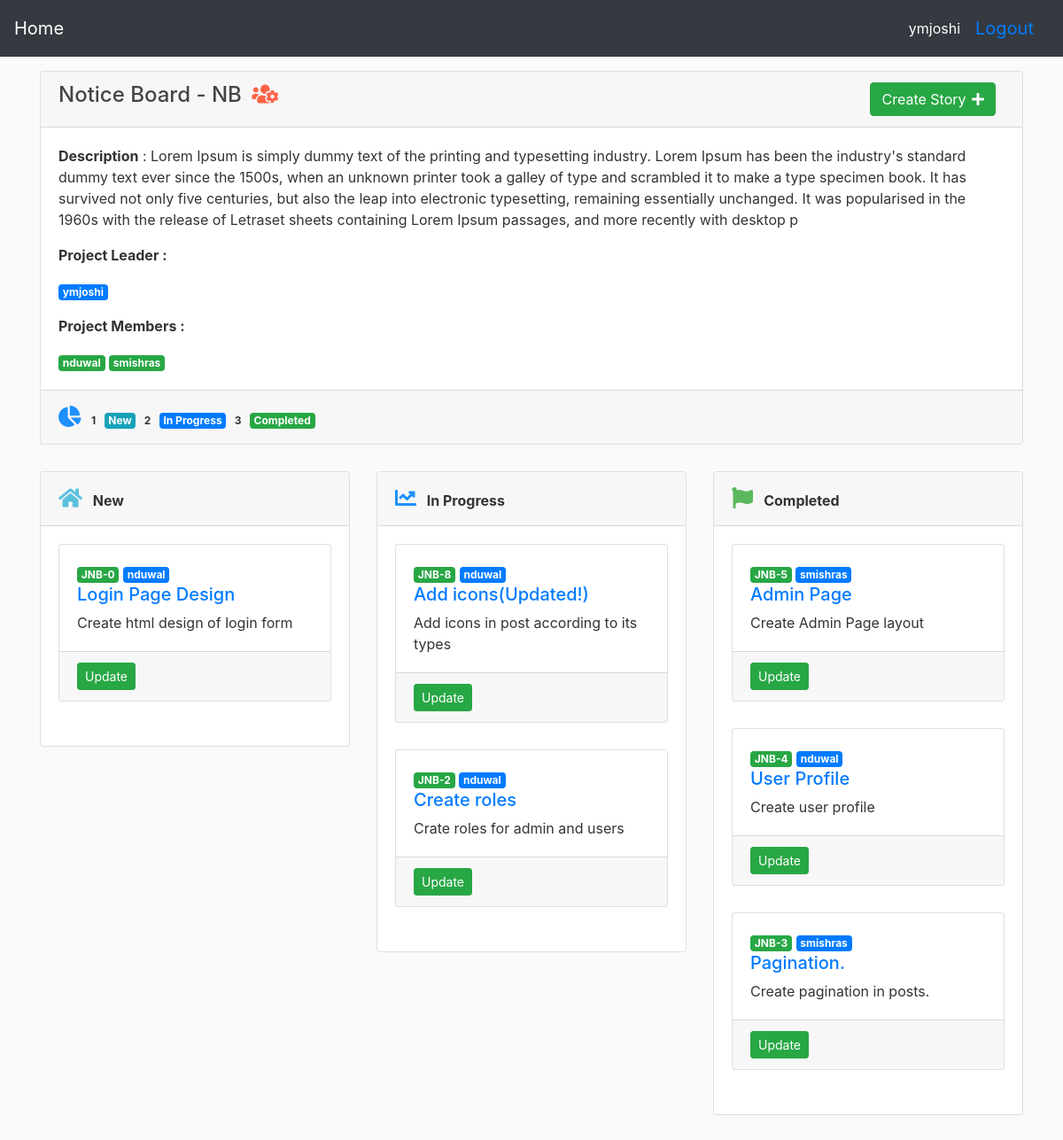
/project/3/ (signed in), run on the app's committed database.
### dashboard/models.py (models this page shows, shortened)
class Project(models.Model):
	code = models.CharField(max_length=10, unique=True)
	name = models.CharField(max_length=50)
	description = models.CharField(max_length=500)
	sequence = models.IntegerField()
	users = models.ManyToManyField(User, through = 'Assign')

class Status(models.Model):
	code = models.IntegerField(unique=True)
	description = models.CharField(max_length=20)

class Story(models.Model):
	sr_id = models.CharField(max_length=20)
	title = models.CharField(max_length=50)
	description = models.CharField(max_length=200)
	assigned_by = models.ForeignKey(User, on_delete=models.CASCADE, related_name = "assigner")
	assigned_to = models.ForeignKey(User, on_delete=models.CASCADE, related_name = "assignee")
	project = models.ForeignKey(Project, on_delete=models.CASCADE)
	status = models.ForeignKey(Status, on_delete=models.CASCADE)

### dashboard/views.py (the view)
# urls.py: path('project/<int:pk>/', views.project_detail, name='project-detail'),
@login_required
@user_passes_test(superuser_check, login_url = '/admin')
def project_detail(request, pk):
	get_object_or_404(Project, pk= pk)
	user = request.user
	project = get_object_or_404(user.project_set, pk= pk)
	role = user.assign_set.get(project = project).role
	is_project_leader = False
	if check_project_leader(role):
		is_project_leader = True
	associated_users = project.users.all().order_by("username")
	project_members =[]
	project_leader = []
	for associated_user in associated_users:
		role = associated_user.assign_set.get(project=project).role
		if check_project_leader(role):
			project_leader.append(associated_user)
		else:
			project_members.append(associated_user)
	status_list = groupby_status(user, project)
	if is_project_leader:
		all_stories = Story.objects.filter(project = project).order_by('-sr_id')
		pass
	else:
		all_stories = Story.objects.filter(project = project, assigned_to=user).order_by('-sr_id')
		pass
	status = Status.objects.all().order_by("code")
	status_count = status.count()
	stories_list = []
	for status in status:
		stories_qset = all_stories.filter(status = status.pk)
		stories_list.append({"status_code":status.code,'count':stories_qset.count(),'status_description':status.description ,'stories_qset':stories_qset})
	context = {	'project': project,
				'project_leader':project_leader,
				'project_members':project_members,
				'status_list':status_list,
				'is_project_leader':is_project_leader,
				'stories_list': stories_list,
				'status_count':status_count}
	return render(request, 'dashboard/project-detail.html', context)

### dashboard/views.py (called while the page is built)
def superuser_check(user):
	if user.is_superuser:
		return False
	return True

def check_project_leader(role):
	if role.code == 0:
		return True
	return False

def groupby_status(user, project):
	role = get_role(user, project)
	if check_project_leader(role):
		project.count_qset = Story.objects.filter(project = project).values('status').annotate(scount=Count('status'))
		pass
	else:
		project.count_qset = Story.objects.filter(assigned_to=user, project = project).values('status').annotate(scount=Count('status'))
		pass
	status = Status.objects.all().order_by("code")
	status_list = []
	for status in status:
		found = False
		for proj in project.count_qset:
			if proj["status"] == status.pk:
				status_list.append({'code': status.code,'description':status.description,'count':proj["scount"]})
				found = True
				break
		if not found:
			status_list.append({'code': status.code,'description':status.description,'count':0})
	return status_list

def get_role(user, project):
	return user.assign_set.get(project=project).role

### dashboard/templates/dashboard/project-detail.html (shortened to what this page needs)
{% extends "dashboard/base_extended.html" %}
{% block content %}
<div class="card">
	<div class="card-header">
		<h4>{{ project.name }} - {{project.code}}
			{% if is_project_leader %}
			<span style="font-size: 24px; color: Tomato;">
				<i class="fas fa-users-cog" style ="padding-left: 5px"></i>
			</span>
			<a class="btn btn-success float-right" href="{% url 'create-story' project.pk %}" role="button" style="margin-right: 10px">Create Story <i class="fa fa-plus" aria-hidden="true" style="margin-left: 2px"></i></a>
		{% endif%}</h4>
	</div>
	<div class="card-body">
		<p class="card-text"><b>Description</b> : {{ project.description }}</p>
		<p ><b class = "p-bottom">Project Leader : </b></p>
		{% for leader in  project_leader%}
		<span class="badge badge-primary">{{ leader }}</span>
		{% endfor%}
		<p>
			<p ><b class = "p-bottom">Project Members : </b></p>
			{% for member in  project_members%}
			<span class="badge badge-success">{{ member }}</span>
			{% endfor%}
		</div>
		<div class="card-footer">
			<span style="font-size: 24px; color: Dodgerblue;">
				<i class="fas fa-chart-pie"></i>
			</span>
			{% for status in status_list %}
			<span class="badge badge-default">{{ status.count }}</span>
			{% if status.code == 300%}
			<span class="badge badge-success ">{{status.description}}</span>
			{% elif status.code == 200%}
			<span class="badge badge-primary ">{{status.description}}</span>
			{% elif status.code == 100%}
			<span class="badge badge-info ">{{status.description}}</span>
			{% else %}
			<span class="badge badge-danger ">{{status.description}}</span>
			{% endif%}
			{% endfor%}
		</div>
	</div>
	<div class="row">
		{% for stories in stories_list %}
		<div class="col-sm-4">
			<div class="card ">
				<div class="card-header">
						{% if stories.status_code == 100 %}
							<span style="font-size: 24px; color: #5bc0de;">
								<i class="fas fa-home" style="padding-right: 5px"></i>
							</span>
						{% elif stories.status_code == 200%}
							<span style="font-size: 24px; color: DodgerBlue;">
								<i class="fas fa-chart-line" style="padding-right: 5px"></i>
							</span>
						{% elif stories.status_code == 300%}
							<span style="font-size: 24px; color: #5cb85c; ">
								<i class="fas fa-flag" style="padding-right: 5px"></i>
							</span>
						{% endif %}
					<b>{{stories.status_description}}</b>
				</div>
				<div class="card-body ">
					{%for key, values in stories.items%}
						{%if key == 'stories_qset'%}
							{%for story in values%}
								<div class ="row">
									<div class ="col">
										<div class="card ">
											<div class="card-body ">
												<span class="badge badge-success ">{{story.sr_id}}</span>
												{%if is_project_leader%}
													<span class="badge badge-primary ">{{story.assigned_to}}</span>
												{%endif%}
												<h5><a class="article-title" href="{% url 'story-detail' story.id %}">{{ story.title}}</a></h5>
												<p class="card-text">{{story.description}}</p>
											</div>
											<div class ="card-footer">
												{% if is_project_leader %}
												<a class="btn btn-success btn-sm" href="{% url 'update-story' story.pk %}" role="button" style="margin-right: 10px">Update </a>
												{% else %}
												<a class="btn btn-success btn-sm" href="{% url 'update-user-story' story.pk %}" role="button" style="margin-right: 10px">Update </a>
												{% endif %}
											</div>
										</div>
									</div>
								</div>
							{%endfor%}
						{%endif%}
					{% endfor%}
				</div>
			</div>
		</div>
		{% endfor%}
	</div>
	{% endblock content %}

### dashboard/templates/dashboard/base_extended.html
{% extends "dashboard/base.html" %}
{% block navbar %}
<nav class="navbar navbar-dark bg-dark justify-content-between navbar-expand-md   fixed-top">
	<a class="navbar-brand text-white" href="{% url 'home' %}"  style="margin-right: 10px">Home</a>
	<form class="form-inline">
		{% if user.is_authenticated %}
		<a class="text-white">{{ user.username }}</a>
		{% endif %}
		<a href="{% url 'logout'  %}" class="btn btn-default btn-lg">Logout</a>
	</form>
</nav>
{% endblock navbar %}

### dashboard/templates/dashboard/base.html (shortened to what this page needs)
{% load static %}
<!DOCTYPE html>
<html>
<head>
	<link rel="stylesheet" href="https://maxcdn.bootstrapcdn.com/bootstrap/4.0.0/css/bootstrap.min.css">
	<link rel="stylesheet" href="https://use.fontawesome.com/releases/v5.7.0/css/all.css">
	<link rel="stylesheet" type="text/css" href="{% static 'dashboard/main.css' %}">
</head>
<body>
	<div class = "container">
		{% block navbar %}
		{% endblock%}
		{% block content  %}
		{% endblock %}
	</div>
</body>
</html>

### dashboard/static/dashboard/main.css (style rules this page uses)
body { background: #fafafa; color: #333333; margin-top: 5rem; }
h1, h2, h3, h4, h5, h6 { color: #444444; }
.card { margin-bottom: 30px; }

### data on the page
Project: name "Notice Board", code "NB", description "Lorem Ipsum is simply dummy text of the printing and typesetting industry. Lorem Ipsum has been the industry's standard dummy text ever since the 1500s, when an unknown printer took a galley of type and scrambled it to make a type specimen book. It has survived not only five centuries, but also the leap into electronic typesetting, remaining essentially unchanged. It was popularised in the 1960s with the release of Letraset sheets containing Lorem Ipsum passages, and more recently with desktop p"
Status: count "1", description "New", status_description "New"
Status: count "2", description "In Progress", status_description "In Progress"
Status: count "3", description "Completed", status_description "Completed"
Story: sr_id "JNB-0", assigned_to "nduwal", title "Login Page Design", description "Create html design of login form"
Story: sr_id "JNB-8", assigned_to "nduwal", title "Add icons(Updated!)", description "Add icons in post according to its types"
Story: sr_id "JNB-2", assigned_to "nduwal", title "Create roles", description "Crate roles for admin and users"
Story: sr_id "JNB-5", assigned_to "smishras", title "Admin Page", description "Create Admin Page layout"
Story: sr_id "JNB-4", assigned_to "nduwal", title "User Profile", description "Create user profile"
Story: sr_id "JNB-3", assigned_to "smishras", title "Pagination.", description "Create pagination in posts."

### other printed values
{{ user.username }} "ymjoshi"
{{ leader }} "ymjoshi"
{{ member }} "nduwal"
{{ member }} "smishras"
